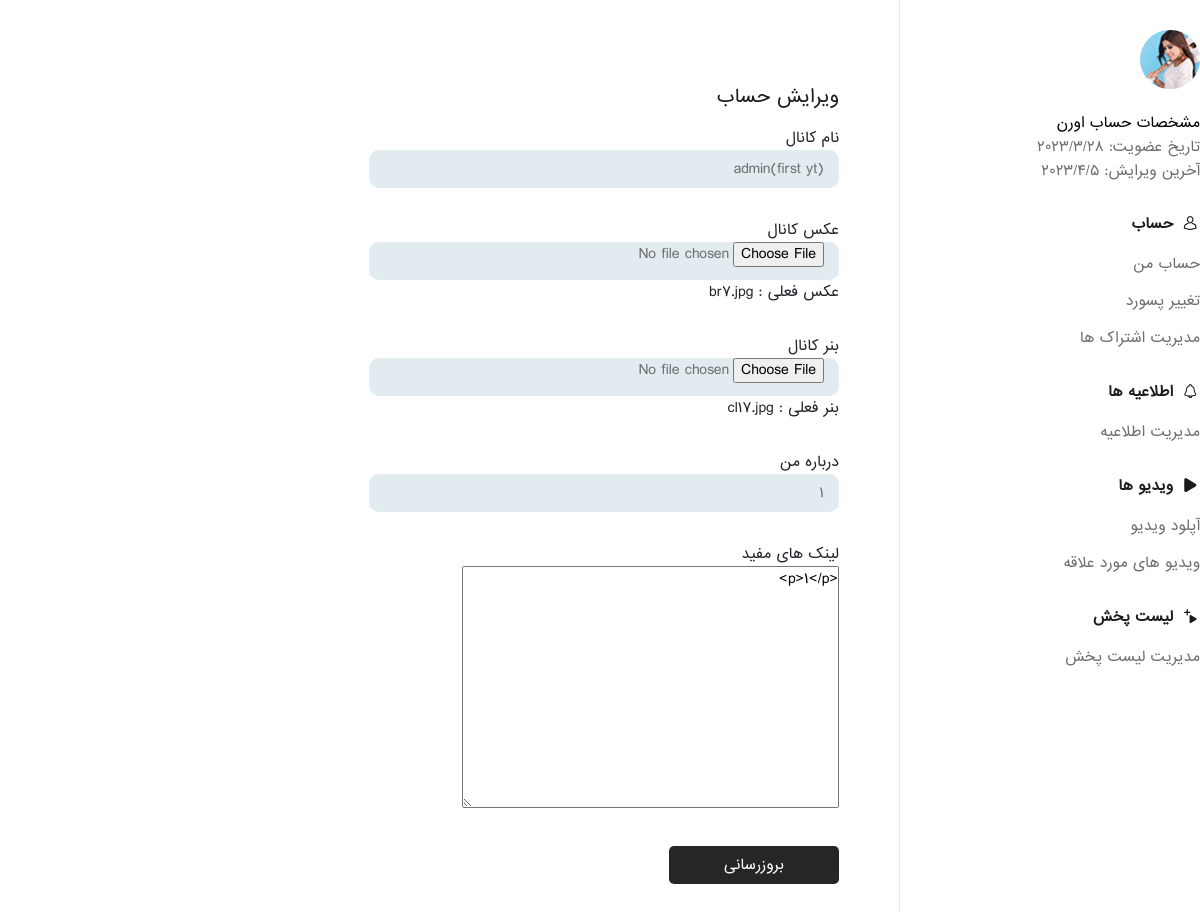
Page /complateprofile/ (signed in) on the committed database.
### account/models.py (models this page shows, shortened)
class User(AbstractBaseUser,PermissionsMixin):
    email = models.EmailField(max_length=255,unique=True)
    is_superuser = models.BooleanField(default=False)
    is_staff = models.BooleanField(default=False)
    is_active = models.BooleanField(default=True)
    is_verified = models.BooleanField(default=False)
    USERNAME_FIELD = 'email'
    created_date = models.DateTimeField(auto_now_add=True)
    updated_date = models.DateTimeField(auto_now=True)
    token = models.CharField(max_length=10,blank=True,null=True)
    objects = UserManager()

class Profile(models.Model):
    user = models.ForeignKey(User,on_delete=models.CASCADE)
    follow = models.ManyToManyField('Profile',blank=True)
    channel_name = models.CharField(max_length=30,null=True,unique=True)
    image = models.ImageField(null=True,blank=True)
    banner = models.ImageField(null=True,blank=True)
    description = models.TextField()
    links = RichTextField(null=True)
    created_date = models.DateTimeField(auto_now_add=True)
    updated_date = models.DateTimeField(auto_now=True)

### account/views.py (the view, shortened to what this page needs)
# urls.py: path('complateprofile/',views.ComplateProfile,name='complate'),
@login_required(login_url='/accounts/login/')
def ComplateProfile(request):
    profile = Profile.objects.get(user=request.user)
    form = ProfileForm(instance=profile)
    return render(request,'account/completeprofile.html',{'profile':profile,'form':form})

### account/forms.py
class ProfileForm(forms.ModelForm):
    class Meta:
        model = Profile
        exclude = ('user','follow')

### templates/account/completeprofile.html (shortened to what this page needs)
{% extends 'base.html' %}
{% load static %}
{% block body %}
<section class="user-account">
	<div class="container">
		<div class="row">
			{% include 'layout/user_panel_sidebar.html' %}
			<div class="col-lg-9">
				<div class="video-details">
					<div class="account-details">
						<div class="account_details_content">
							<div class="change-pswd">
								<h2 class="hd-op">ویرایش حساب</h2>
								<form method='post' enctype="multipart/form-data">
									<div class="ch-pswd">
										<label>نام کانال</label>
										<input type="text" name="channel_name" value='{{profile.channel_name}}' placeholder="نام کانال">
									</div>
									<div class="ch-pswd">
										عکس کانال
										<input type="file" name="image" accept="image/*">
										{% if profile.image %}
										عکس فعلی : <a href='{{profile.image.url}}'>{{profile.image}}</a>
										{% endif %}
									</div>
									<div class="ch-pswd">
										بنر کانال
										<input type="file" name="banner" accept="image/*">
										{% if profile.banner %}
										بنر فعلی : <a href='{{profile.banner.url}}'>{{profile.banner}}</a>
										{% endif %}
									</div>
									<div class="ch-pswd">
										<label>درباره من</label>
										<input type="text" name="description" value='{{profile.description}}' placeholder="درباره من">
									</div>
									<div class="ch-pswd">
										<label>لینک های مفید</label>
										{{form.links}}
									</div>
									<div class="ch-pswd">
										<button type="submit">بروزرسانی</button>
									</div>
								</form>
							</div>
						</div>
					</div>
				</div>
			</div>
		</div>
	</div>
</section>
{% endblock body %}

### templates/layout/user_panel_sidebar.html
<div class="col-lg-3">
    <div class="sidebar">
        <div class="widget video_info pr sp">
            <span class="vc_hd">
                <img src="images/resources/sn.png" alt="">
            </span>
            <h4> مشخصات حساب اورن</h4>
            <p>تاریخ عضویت: {{request.user.profile_set.first.created_date.year}}/{{request.user.profile_set.first.created_date.month}}/{{request.user.profile_set.first.created_date.day}} </p>
            <span>آخرین ویرایش: {{request.user.profile_set.first.updated_date.year}}/{{request.user.profile_set.first.updated_date.month}}/{{request.user.profile_set.first.updated_date.day}}</span>
        </div>
        <div class="widget account">
            <h2 class="hd-uc"> <i class="icon-user"></i> حساب </h2>
            <ul>
                <li><a href="#">حساب من</a></li>
                <li><a href="#"> تغییر پسورد</a></li>
                <li><a href="#"> مدیریت اشتراک ها</a></li>
            </ul>
        </div>
        <div class="widget notifications">
            <h2 class="hd-uc"><i class="icon-notification"></i> اطلاعیه ها </h2>
            <a href="#" title="">مدیریت اطلاعیه</a>
        </div>
        <div class="widget vid-ac">
            <h2 class="hd-uc"><i class="icon-play"></i> ویدیو ها </h2>
                <ul>
                <li><a href="{% url 'youtube:upload_video' %}">آپلود ویدیو </a></li>
                <li><a href="#"> ویدیو های مورد علاقه</a></li>
            </ul>
        </div>
        <div class="widget playlist">
            <h2 class="hd-uc"><i class="icon-add_to_playlist"></i> لیست پخش  </h2>
            <span><a href="#"> مدیریت لیست پخش</a></span>
        </div>
    </div>
</div>

### static/css/thumbs-embedded.css (style rules this page uses)
[class^="icon-"]:before, [class*=" icon-"]:before { font-family: "thumbs"; font-style: normal; font-weight: normal; speak: none; display: inline-block; text-decoration: inherit; width: 1em; margin-right: .2em; text-align: center; font-variant: normal; text-transform: none; line-height: 1em; margin-left: .2em; }
.icon-notification:before { content: '\e817'; }
.icon-play:before { content: '\e81c'; }
.icon-user:before { content: '\e82e'; }
.icon-add_to_playlist:before { content: '\e831'; }

### static/css/responsive.css (style rules this page uses)
@media (max-width: 1200px) { .container { max-width: 100%;padding: 0 15px; } }
@media (max-width: 1200px) { .video_info > h4 { font-size: 14px; } }
@media (max-width: 1200px) { .user-account .sidebar { padding-left: 20px; } }

### rows in the picture
User: user.profile_set.first.created_date.year "2023", user.profile_set.first.created_date.month "3", user.profile_set.first.created_date.day "28", user.profile_set.first.updated_date.year "2023", user.profile_set.first.updated_date.month "4", user.profile_set.first.updated_date.day "5"
Profile: channel_name "admin(first yt)", image "br7.jpg", banner "cl17.jpg", description "1", links "<p>1</p>"
